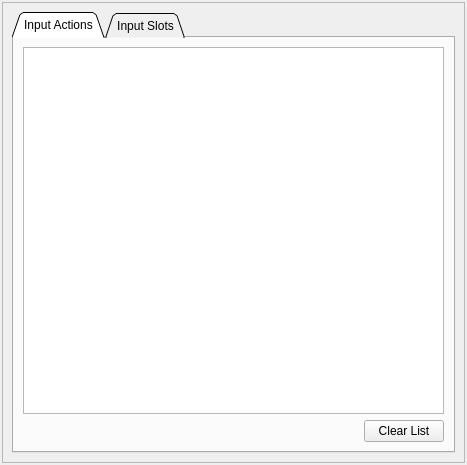
<?xml version="1.0" encoding="UTF-8"?>
<ui version="4.0">
 <class>InputWidget</class>
 <widget class="QDockWidget" name="InputWidget">
  <property name="geometry">
   <rect>
    <x>0</x>
    <y>0</y>
    <width>467</width>
    <height>465</height>
   </rect>
  </property>
  <property name="minimumSize">
   <size>
    <width>277</width>
    <height>250</height>
   </size>
  </property>
  <property name="sizeIncrement">
   <size>
    <width>5</width>
    <height>5</height>
   </size>
  </property>
  <property name="features">
   <set>QDockWidget::AllDockWidgetFeatures</set>
  </property>
  <property name="allowedAreas">
   <set>Qt::AllDockWidgetAreas</set>
  </property>
  <property name="windowTitle">
   <string>Input</string>
  </property>
  <widget class="QWidget" name="dockWidgetContents">
   <layout class="QVBoxLayout" name="verticalLayout_3">
    <property name="spacing">
     <number>0</number>
    </property>
    <property name="leftMargin">
     <number>2</number>
    </property>
    <property name="topMargin">
     <number>2</number>
    </property>
    <property name="rightMargin">
     <number>2</number>
    </property>
    <property name="bottomMargin">
     <number>2</number>
    </property>
    <item>
     <widget class="QFrame" name="frame">
      <property name="frameShape">
       <enum>QFrame::StyledPanel</enum>
      </property>
      <property name="frameShadow">
       <enum>QFrame::Plain</enum>
      </property>
      <layout class="QVBoxLayout" name="verticalLayout_4">
       <item>
        <widget class="QTabWidget" name="TabInput">
         <property name="tabPosition">
          <enum>QTabWidget::North</enum>
         </property>
         <property name="tabShape">
          <enum>QTabWidget::Triangular</enum>
         </property>
         <property name="currentIndex">
          <number>0</number>
         </property>
         <property name="usesScrollButtons">
          <bool>false</bool>
         </property>
         <property name="documentMode">
          <bool>false</bool>
         </property>
         <widget class="QWidget" name="tab_2">
          <attribute name="icon">
           <iconset resource="resources.qrc">
            <normaloff>:/Icons/Icons/InputActions.png</normaloff>:/Icons/Icons/InputActions.png</iconset>
          </attribute>
          <attribute name="title">
           <string>Input Actions</string>
          </attribute>
          <layout class="QVBoxLayout" name="verticalLayout">
           <item>
            <widget class="QTableWidget" name="TableInputActions">
             <property name="selectionMode">
              <enum>QAbstractItemView::SingleSelection</enum>
             </property>
             <property name="selectionBehavior">
              <enum>QAbstractItemView::SelectRows</enum>
             </property>
             <property name="verticalScrollMode">
              <enum>QAbstractItemView::ScrollPerPixel</enum>
             </property>
             <property name="horizontalScrollMode">
              <enum>QAbstractItemView::ScrollPerPixel</enum>
             </property>
             <property name="sortingEnabled">
              <bool>false</bool>
             </property>
             <property name="cornerButtonEnabled">
              <bool>false</bool>
             </property>
             <property name="columnCount">
              <number>3</number>
             </property>
             <attribute name="horizontalHeaderVisible">
              <bool>false</bool>
             </attribute>
             <attribute name="horizontalHeaderCascadingSectionResizes">
              <bool>false</bool>
             </attribute>
             <attribute name="horizontalHeaderDefaultSectionSize">
              <number>100</number>
             </attribute>
             <attribute name="horizontalHeaderMinimumSectionSize">
              <number>40</number>
             </attribute>
             <attribute name="horizontalHeaderShowSortIndicator" stdset="0">
              <bool>false</bool>
             </attribute>
             <attribute name="horizontalHeaderStretchLastSection">
              <bool>true</bool>
             </attribute>
             <attribute name="verticalHeaderVisible">
              <bool>false</bool>
             </attribute>
             <column>
              <property name="text">
               <string>Action</string>
              </property>
             </column>
             <column>
              <property name="text">
               <string>State</string>
              </property>
             </column>
             <column>
              <property name="text">
               <string>Value</string>
              </property>
             </column>
            </widget>
           </item>
           <item>
            <layout class="QHBoxLayout" name="horizontalLayout_3">
             <item>
              <spacer name="horizontalSpacer_2">
               <property name="orientation">
                <enum>Qt::Horizontal</enum>
               </property>
               <property name="sizeHint" stdset="0">
                <size>
                 <width>40</width>
                 <height>20</height>
                </size>
               </property>
              </spacer>
             </item>
             <item>
              <widget class="QPushButton" name="ButtonClearActions">
               <property name="text">
                <string>Clear List</string>
               </property>
               <property name="icon">
                <iconset resource="resources.qrc">
                 <normaloff>:/Icons/Icons/ClearList.png</normaloff>:/Icons/Icons/ClearList.png</iconset>
               </property>
              </widget>
             </item>
            </layout>
           </item>
          </layout>
         </widget>
         <widget class="QWidget" name="tab">
          <attribute name="icon">
           <iconset resource="resources.qrc">
            <normaloff>:/Icons/Icons/InputSlots.png</normaloff>:/Icons/Icons/InputSlots.png</iconset>
          </attribute>
          <attribute name="title">
           <string>Input Slots</string>
          </attribute>
          <layout class="QVBoxLayout" name="verticalLayout_2">
           <item>
            <widget class="QTableWidget" name="TableInputSlots">
             <property name="selectionMode">
              <enum>QAbstractItemView::SingleSelection</enum>
             </property>
             <property name="selectionBehavior">
              <enum>QAbstractItemView::SelectRows</enum>
             </property>
             <property name="verticalScrollMode">
              <enum>QAbstractItemView::ScrollPerPixel</enum>
             </property>
             <property name="horizontalScrollMode">
              <enum>QAbstractItemView::ScrollPerPixel</enum>
             </property>
             <property name="sortingEnabled">
              <bool>false</bool>
             </property>
             <property name="cornerButtonEnabled">
              <bool>false</bool>
             </property>
             <property name="columnCount">
              <number>9</number>
             </property>
             <attribute name="horizontalHeaderVisible">
              <bool>false</bool>
             </attribute>
             <attribute name="horizontalHeaderCascadingSectionResizes">
              <bool>false</bool>
             </attribute>
             <attribute name="horizontalHeaderDefaultSectionSize">
              <number>100</number>
             </attribute>
             <attribute name="horizontalHeaderMinimumSectionSize">
              <number>40</number>
             </attribute>
             <attribute name="horizontalHeaderShowSortIndicator" stdset="0">
              <bool>false</bool>
             </attribute>
             <attribute name="horizontalHeaderStretchLastSection">
              <bool>true</bool>
             </attribute>
             <attribute name="verticalHeaderVisible">
              <bool>false</bool>
             </attribute>
             <column>
              <property name="text">
               <string>Slot</string>
              </property>
             </column>
             <column>
              <property name="text">
               <string>State</string>
              </property>
             </column>
             <column>
              <property name="text">
               <string>Value</string>
              </property>
             </column>
             <column>
              <property name="text">
               <string>Dead Zone</string>
              </property>
             </column>
             <column>
              <property name="text">
               <string>Flags (Binary)</string>
              </property>
             </column>
             <column/>
             <column/>
             <column/>
             <column/>
            </widget>
           </item>
           <item>
            <layout class="QHBoxLayout" name="horizontalLayout_2">
             <item>
              <spacer name="horizontalSpacer">
               <property name="orientation">
                <enum>Qt::Horizontal</enum>
               </property>
               <property name="sizeHint" stdset="0">
                <size>
                 <width>40</width>
                 <height>20</height>
                </size>
               </property>
              </spacer>
             </item>
             <item>
              <widget class="QPushButton" name="ButtonClearSlots">
               <property name="text">
                <string>Clear List</string>
               </property>
               <property name="icon">
                <iconset resource="resources.qrc">
                 <normaloff>:/Icons/Icons/ClearList.png</normaloff>:/Icons/Icons/ClearList.png</iconset>
               </property>
              </widget>
             </item>
            </layout>
           </item>
          </layout>
         </widget>
        </widget>
       </item>
      </layout>
     </widget>
    </item>
   </layout>
  </widget>
 </widget>
 <resources>
  <include location="resources.qrc"/>
 </resources>
 <connections/>
</ui>
